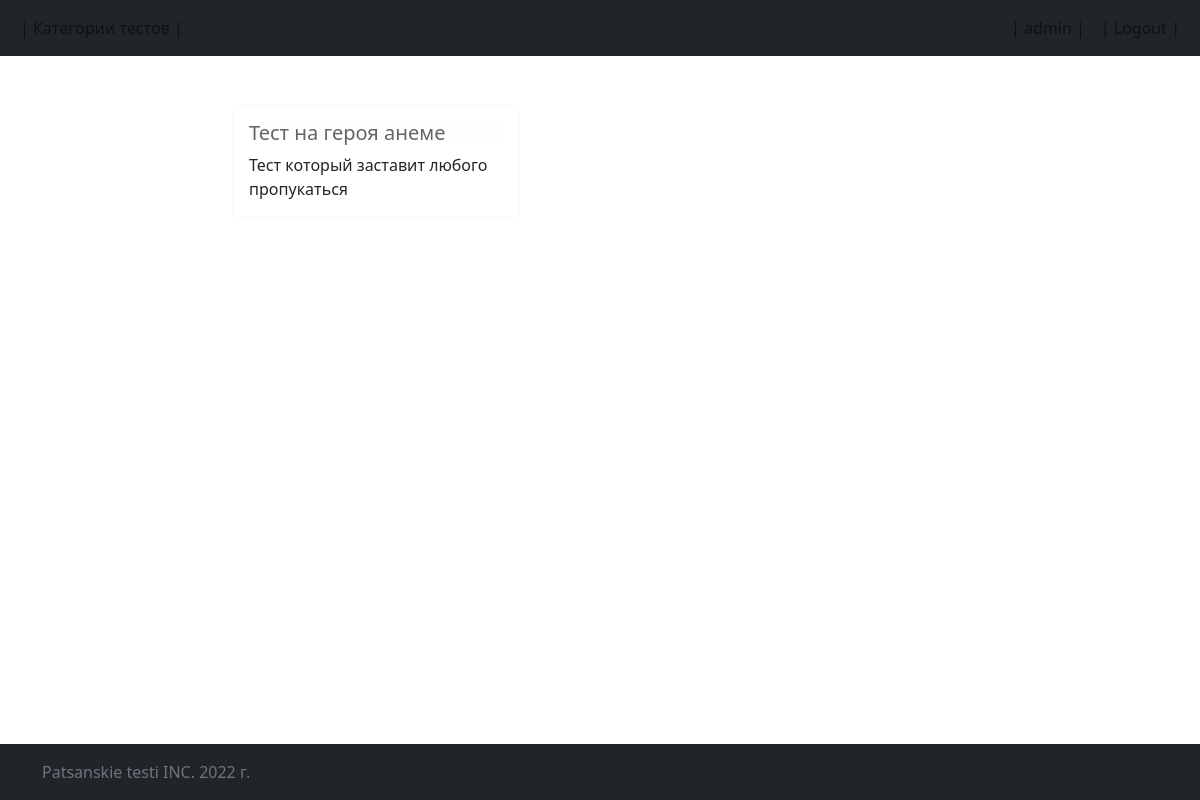
Page /category/2 (signed in) on the committed database.
### tests/models.py (models this page shows, shortened)
class Test(models.Model):
    test_name = models.CharField(max_length=50)
    test_category = models.ForeignKey(Category, null=True, on_delete=models.SET_NULL)
    test_description = models.CharField(max_length=200, null=True)
    test_questions = models.ManyToManyField(Question)

### tests/views.py (the view)
# urls.py: path('category/<int:category_id>', views.category_tests, name='category_tests'),
@login_required
def category_tests(request, category_id):
    try:
        category_tests = Category.objects.get(id = category_id)
    except:
        raise Http404("Go fuck yourself")
    all_categories = Category.objects.order_by('category_name')
    tests_with_category = Test.objects.filter(id = category_tests.id)
    return render(request, 'tests/tests.html', {'tests_with_category' : tests_with_category})

### templates/tests/tests.html (shortened to what this page needs)
{% extends 'base.html' %}
{% block content %}
        {% if tests_with_category %}
            {% for test in tests_with_category %}
            <div class="card border-light mb-3" style="max-width: 18rem;">
                <div class="card-body">
                    <h5 class="card-title"><a href="{% url 'test' test.id %}" class="list-group-item list-group-item-action list-group-item-light">{{test.test_name}} </a></h5>
                    <p class="card-text">{{test.test_description}}</p>
                </div>
            </div>
            {% endfor %}
        {% endif %}
{% endblock %}

### templates/base.html (shortened to what this page needs)
<!DOCTYPE html>
<html lang="en">
<head>
    <link href="https://cdn.jsdelivr.net/npm/bootstrap@5.2.3/dist/css/bootstrap.min.css" rel="stylesheet">
</head>
<body>
<nav class="navbar navbar-expand-lg bg-dark ">
    <div class="container-fluid ">
        <div class="collapse navbar-collapse" id="navbarNav">
            <ul class="navbar-nav">
                <li class="nav-item"><a class="nav-link" href="{% url 'categories' %}">| Категории тестов |</a></li></li>
            </ul>
            <ul class="navbar-nav flex-row flex-wrap ms-md-auto">
                {% if user.is_authenticated %}
                <li class="nav-item"><a class="nav-link" href="#" >| {{ user.get_username }} |</a></li>
                <li class="nav-item"><a class="nav-link" href="{% url 'logout'%}?next={{request.path}}"> | Logout |</a></li>
                {% else %}
                <li class="nav-item"><a class="nav-link" href="{% url 'login'%}?next={{request.path}}">| Login |</a></li>
                {% endif %}
            </ul>
        </div>
    </div>
</nav>
<div class="container-fluid">
    <div class="row">
        <div class="col">
            <main class="container flex-shrink-0">
                <div class="py-5 px-2">
                </div>
            </main>
          </div>
        <div class="col-8">
            <main class="container flex-shrink-0">
                <div class="py-5 px-2">
                {% block content %}  {% endblock %}
                </div>
            </main>
          </div>
      <div class="col">
        <main class="container flex-shrink-0">
            <div class="py-5 px-2">
            </div>
        </main>
      </div>
    </div>
  </div>
<footer class="footer mt-auto py-3 bg-dark fixed-bottom">
    <div class="container">
      <span class="text-muted">Patsanskie testi INC. 2022 г.</span>
    </div>
</footer>
</body>
</html>

### rows in the picture
Test: test_name "Тест на героя анеме", test_description "Тест который заставит любого пропукаться"

### other values in the picture
{{ user.get_username }} "admin"
